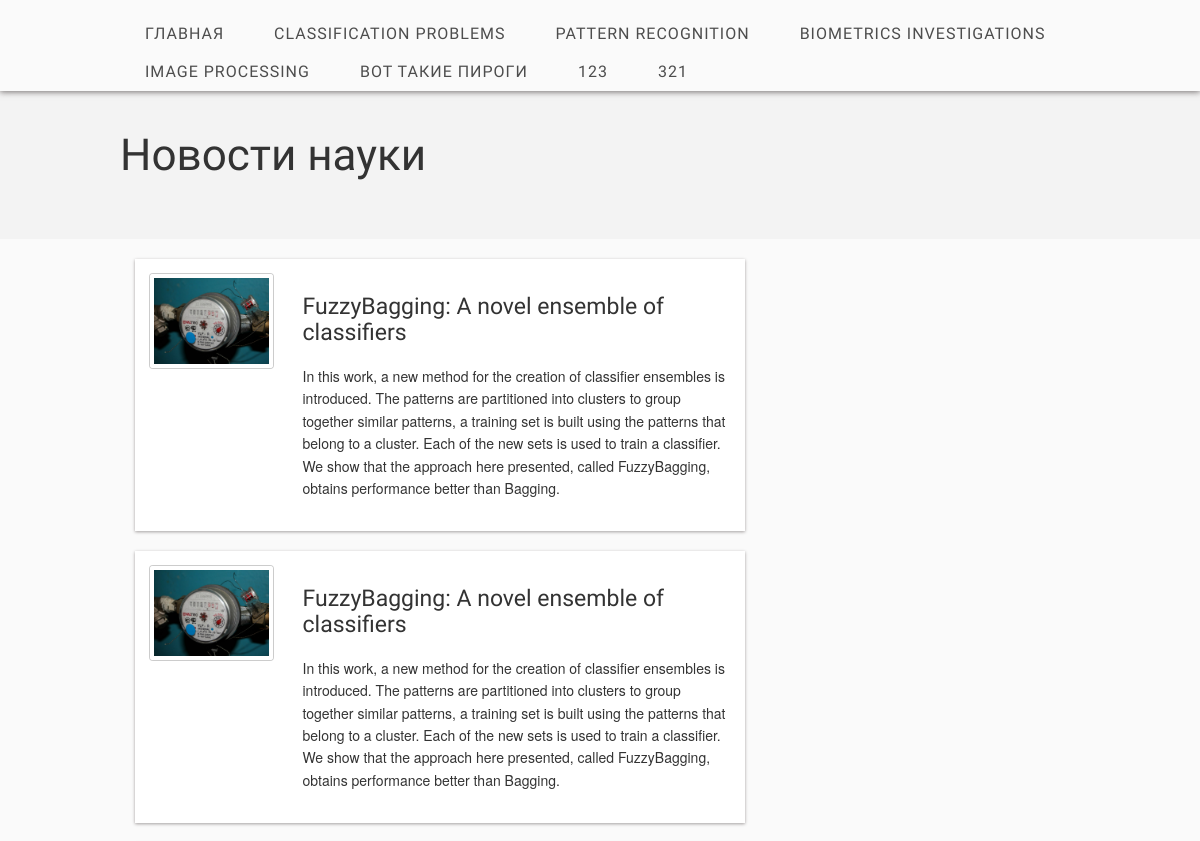
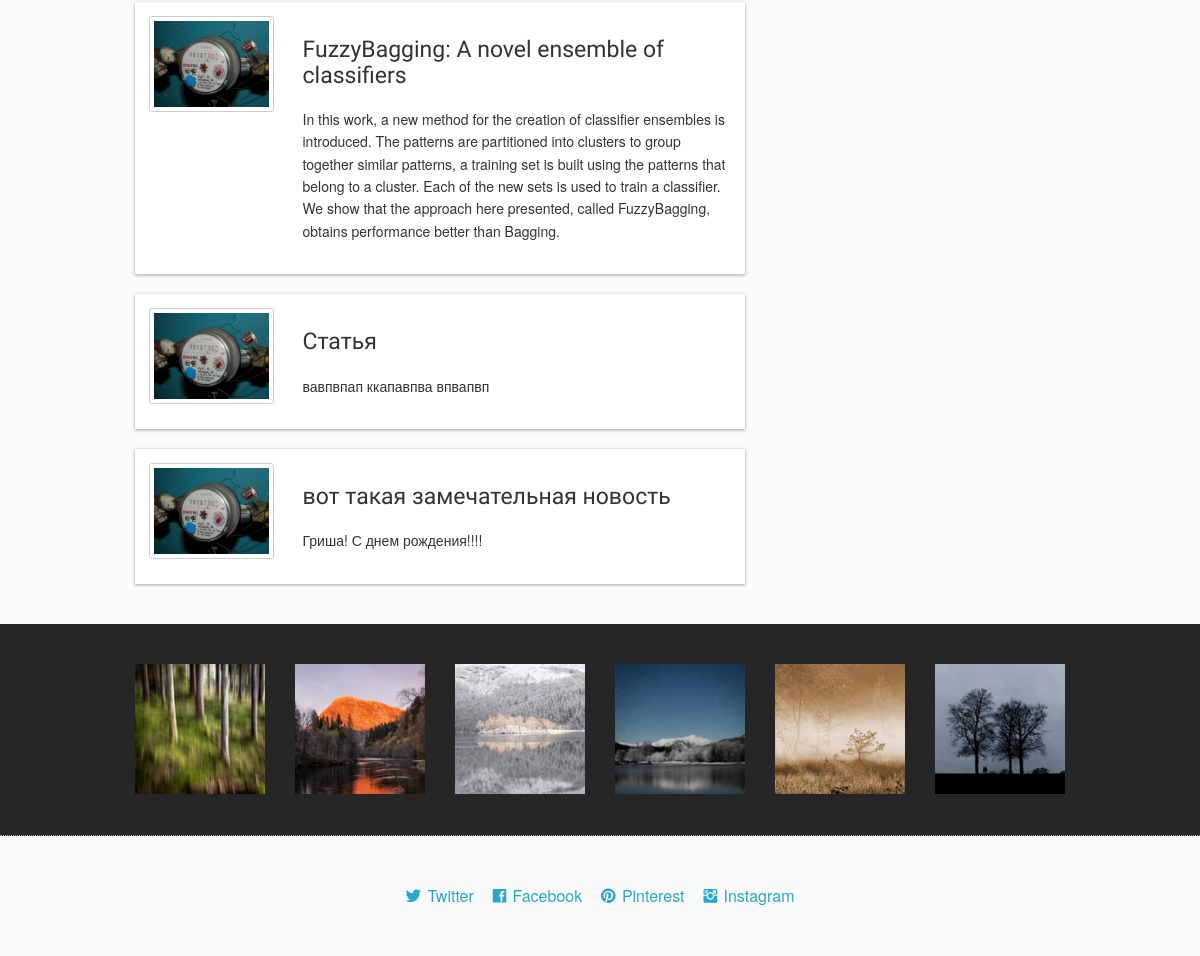
/1/, run on the app's committed database (2 pictures, top to bottom).
### news/models.py (models this page shows, shortened)
class Rubric(models.Model):
    name = models.CharField(max_length=256)

class Article(models.Model):
    title = models.CharField(max_length=256)
    keywords = models.CharField(max_length=256)
    annotation = models.TextField()
    rubNum = models.ForeignKey(
        'Rubric',
        on_delete=models.CASCADE)

### news/views.py (the view)
# urls.py: path('<int:rubric_id>/', by_rubric, name='by_rubric'),
def by_rubric(request, rubric_id):
    articles = Article.objects.filter(rubNum=Rubric.objects.get(pk=rubric_id))
    rubrics = Rubric.objects.all()
    current_rubric = Rubric.objects.get(pk=rubric_id)
    context = {'articles': articles, 'rubrics': rubrics, 'current_rubric': current_rubric}
    return render(request, 'by_rubric.html', context)

### news/templates/by_rubric.html (shortened to what this page needs)
{% load static %}
<!DOCTYPE html>
<html class="no-js" lang="en">
<head>
    <link rel="stylesheet" href="{% static 'stylesheets/foundation.min.css' %}">
    <link rel="stylesheet" href="{% static 'stylesheets/main.css' %}">
    <link rel="stylesheet" href="{% static 'stylesheets/app.css' %}">
    <link rel="stylesheet" href="{% static 'fonts/ligature.css' %}">
</head>
<body>
<nav>
    <div class="twelve columns header_nav">
        <div class="row">
            <ul id="menu-header" class="nav-bar horizontal">
                <li><a href="{% url 'index' %}">Главная</a></li>
                {% for rubric in rubrics %}
                <li><a href="{% url 'by_rubric' rubric.pk %}">{{ rubric.name }}</a></li>
                {% endfor %}
            </ul>
        </div>
    </div>
</nav>
<header>
    <div class="row">
        <h1>Новости науки</h1>
    </div>
</header>
<section>
    <div class="section_main">
        <div class="row">
            <section class="eight columns">
                {% for article in articles %}
                <article class="blog_post">
                    <div class="three columns">
                        <a href="/news/article" class="th"><img
                                src="{% static 'images/a1.jpg' %}" alt="desc"/></a>
                    </div>
                    <div class="nine columns">
                        <a href="/news/article"><h4>{{article.title}}</h4></a>
                        <p>{{article.annotation}}</p>
                    </div>
                </article>
                {% endfor %}
            </section>
        </div>
    </div>
</section>
<section>
    <div class="section_dark">
        <div class="row">
            <div class="two columns">
                <img src="{% static 'images/thumb1.jpg' %}" alt="desc"/>
            </div>
            <div class="two columns">
                <img src="{% static 'images/thumb2.jpg' %}" alt="desc"/>
            </div>
            <div class="two columns">
                <img src="{% static 'images/thumb3.jpg' %}" alt="desc"/>
            </div>
            <div class="two columns">
                <img src="{% static 'images/thumb4.jpg' %}" alt="desc"/>
            </div>
            <div class="two columns">
                <img src="{% static 'images/thumb5.jpg' %}" alt="desc"/>
            </div>
            <div class="two columns">
                <img src="{% static 'images/thumb6.jpg' %}" alt="desc"/>
            </div>
        </div>
    </div>
</section>
<footer>
    <div class="row">
        <div class="twelve columns footer">
            <a href="" class="lsf-icon" style="font-size:16px; margin-right:15px" title="twitter">Twitter</a>
            <a href="" class="lsf-icon" style="font-size:16px; margin-right:15px" title="facebook">Facebook</a>
            <a href="" class="lsf-icon" style="font-size:16px; margin-right:15px" title="pinterest">Pinterest</a>
            <a href="" class="lsf-icon" style="font-size:16px" title="instagram">Instagram</a>
        </div>
    </div>
</footer>
</body>
</html>

### static/stylesheets/main.css (style rules this page uses)
.lsf-icon:before { content:attr(title); margin-right:0.3em; font-size:64px; font-family: 'LigatureSymbols'; -webkit-text-rendering: optimizeLegibility; -moz-text-rendering: optimizeLegibility; -ms-text-rendering: optimizeLegibility; -o-text-rendering: optimizeLegibility; text-rendering: optimizeLegibility; -webkit-font-smoothing: antialiased; -moz-font-smoothing: antialiased; -ms-font-smoothing: antialiased; -o-font-smoothing: antialiased; font-smoothing: antialiased; }
body { background: #fafafa }
.row { width: 960px }
header { background: #f3f3f3; clear:both; padding: 20px 0 40px }
.header_nav { background: #fafafa; padding: 15px 0 0; box-shadow: 0 1px 6px rgba(34, 25, 25, 0.6); z-index: 999 }
.blog_post { clear: both; padding: 15px 0; overflow:auto; margin-bottom: 20px; background:#FFF; box-shadow: 0 1px 3px rgba(34, 25, 25, 0.4) }
p { color: #333 }
h1,h2,h3,h4 { font-family:'Open Sans Condensed',sans-serif; font-weight: normal; color: #333; margin: 20px 0 }
.section_dark { background: #262626; border-top: 0; border-bottom: 1px dotted #999; padding: 20px 0 40px }
.section_main { padding: 20px 0 }
.nav-bar { margin-top: 0; background: none }
.nav-bar > li { border: 0; padding: 0; font-family: 'Open Sans Condensed',sans-serif; letter-spacing: 1px; box-shadow: none }
.nav-bar > li > a:first-child { font-size: 16px; text-transform: uppercase; padding: 0 25px }
.nav-bar > li:last-child { border: 0; box-shadow: none }
.nav-bar > li > a { color: #4d4d4d }
.footer { text-align:center; padding: 50px 0 }

### data on the page
Rubric: name "CLASSIFICATION PROBLEMS"
Rubric: name "PATTERN RECOGNITION"
Rubric: name "BIOMETRICS INVESTIGATIONS"
Rubric: name "IMAGE PROCESSING"
Rubric: name "ВОТ ТАКИЕ ПИРОГИ"
Rubric: name "123"
Rubric: name "321"
Article: title "FuzzyBagging: A novel ensemble of classifiers", annotation "In this work, a new method for the creation of classifier ensembles is introduced. The patterns are partitioned into clusters to group together similar patterns, a training set is built using the patterns that belong to a cluster. Each of the new sets is used to train a classifier. We show that the approach here presented, called FuzzyBagging, obtains performance better than Bagging."
Article: title "FuzzyBagging: A novel ensemble of classifiers", annotation "In this work, a new method for the creation of classifier ensembles is introduced. The patterns are partitioned into clusters to group together similar patterns, a training set is built using the patterns that belong to a cluster. Each of the new sets is used to train a classifier. We show that the approach here presented, called FuzzyBagging, obtains performance better than Bagging."
Article: title "FuzzyBagging: A novel ensemble of classifiers", annotation "In this work, a new method for the creation of classifier ensembles is introduced. The patterns are partitioned into clusters to group together similar patterns, a training set is built using the patterns that belong to a cluster. Each of the new sets is used to train a classifier. We show that the approach here presented, called FuzzyBagging, obtains performance better than Bagging."
Article: title "Статья", annotation "вавпвпап ккапавпва впвапвп"
Article: title "вот такая замечательная новость", annotation "Гриша! С днем рождения!!!!"
